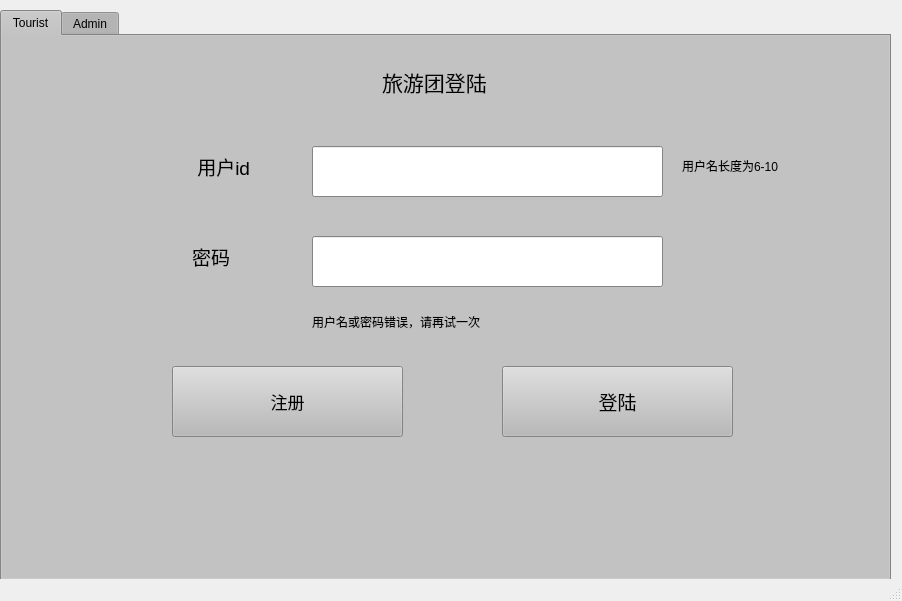
<?xml version="1.0" encoding="UTF-8"?>
<ui version="4.0">
 <class>MainWindow</class>
 <widget class="QMainWindow" name="MainWindow">
  <property name="geometry">
   <rect>
    <x>0</x>
    <y>0</y>
    <width>902</width>
    <height>601</height>
   </rect>
  </property>
  <property name="windowTitle">
   <string>SBSystem</string>
  </property>
  <widget class="QWidget" name="centralWidget">
   <widget class="QTabWidget" name="tabWidget">
    <property name="enabled">
     <bool>true</bool>
    </property>
    <property name="geometry">
     <rect>
      <x>0</x>
      <y>10</y>
      <width>891</width>
      <height>571</height>
     </rect>
    </property>
    <property name="palette">
     <palette>
      <active>
       <colorrole role="WindowText">
        <brush brushstyle="SolidPattern">
         <color alpha="255">
          <red>0</red>
          <green>0</green>
          <blue>0</blue>
         </color>
        </brush>
       </colorrole>
       <colorrole role="Button">
        <brush brushstyle="SolidPattern">
         <color alpha="255">
          <red>185</red>
          <green>185</green>
          <blue>185</blue>
         </color>
        </brush>
       </colorrole>
       <colorrole role="Light">
        <brush brushstyle="SolidPattern">
         <color alpha="255">
          <red>255</red>
          <green>255</green>
          <blue>255</blue>
         </color>
        </brush>
       </colorrole>
       <colorrole role="Midlight">
        <brush brushstyle="SolidPattern">
         <color alpha="255">
          <red>220</red>
          <green>220</green>
          <blue>220</blue>
         </color>
        </brush>
       </colorrole>
       <colorrole role="Dark">
        <brush brushstyle="SolidPattern">
         <color alpha="255">
          <red>92</red>
          <green>92</green>
          <blue>92</blue>
         </color>
        </brush>
       </colorrole>
       <colorrole role="Mid">
        <brush brushstyle="SolidPattern">
         <color alpha="255">
          <red>123</red>
          <green>123</green>
          <blue>123</blue>
         </color>
        </brush>
       </colorrole>
       <colorrole role="Text">
        <brush brushstyle="SolidPattern">
         <color alpha="255">
          <red>0</red>
          <green>0</green>
          <blue>0</blue>
         </color>
        </brush>
       </colorrole>
       <colorrole role="BrightText">
        <brush brushstyle="SolidPattern">
         <color alpha="255">
          <red>255</red>
          <green>255</green>
          <blue>255</blue>
         </color>
        </brush>
       </colorrole>
       <colorrole role="ButtonText">
        <brush brushstyle="SolidPattern">
         <color alpha="255">
          <red>0</red>
          <green>0</green>
          <blue>0</blue>
         </color>
        </brush>
       </colorrole>
       <colorrole role="Base">
        <brush brushstyle="SolidPattern">
         <color alpha="255">
          <red>255</red>
          <green>255</green>
          <blue>255</blue>
         </color>
        </brush>
       </colorrole>
       <colorrole role="Window">
        <brush brushstyle="SolidPattern">
         <color alpha="255">
          <red>185</red>
          <green>185</green>
          <blue>185</blue>
         </color>
        </brush>
       </colorrole>
       <colorrole role="Shadow">
        <brush brushstyle="SolidPattern">
         <color alpha="255">
          <red>0</red>
          <green>0</green>
          <blue>0</blue>
         </color>
        </brush>
       </colorrole>
       <colorrole role="AlternateBase">
        <brush brushstyle="SolidPattern">
         <color alpha="255">
          <red>220</red>
          <green>220</green>
          <blue>220</blue>
         </color>
        </brush>
       </colorrole>
       <colorrole role="ToolTipBase">
        <brush brushstyle="SolidPattern">
         <color alpha="255">
          <red>255</red>
          <green>255</green>
          <blue>220</blue>
         </color>
        </brush>
       </colorrole>
       <colorrole role="ToolTipText">
        <brush brushstyle="SolidPattern">
         <color alpha="255">
          <red>0</red>
          <green>0</green>
          <blue>0</blue>
         </color>
        </brush>
       </colorrole>
      </active>
      <inactive>
       <colorrole role="WindowText">
        <brush brushstyle="SolidPattern">
         <color alpha="255">
          <red>0</red>
          <green>0</green>
          <blue>0</blue>
         </color>
        </brush>
       </colorrole>
       <colorrole role="Button">
        <brush brushstyle="SolidPattern">
         <color alpha="255">
          <red>185</red>
          <green>185</green>
          <blue>185</blue>
         </color>
        </brush>
       </colorrole>
       <colorrole role="Light">
        <brush brushstyle="SolidPattern">
         <color alpha="255">
          <red>255</red>
          <green>255</green>
          <blue>255</blue>
         </color>
        </brush>
       </colorrole>
       <colorrole role="Midlight">
        <brush brushstyle="SolidPattern">
         <color alpha="255">
          <red>220</red>
          <green>220</green>
          <blue>220</blue>
         </color>
        </brush>
       </colorrole>
       <colorrole role="Dark">
        <brush brushstyle="SolidPattern">
         <color alpha="255">
          <red>92</red>
          <green>92</green>
          <blue>92</blue>
         </color>
        </brush>
       </colorrole>
       <colorrole role="Mid">
        <brush brushstyle="SolidPattern">
         <color alpha="255">
          <red>123</red>
          <green>123</green>
          <blue>123</blue>
         </color>
        </brush>
       </colorrole>
       <colorrole role="Text">
        <brush brushstyle="SolidPattern">
         <color alpha="255">
          <red>0</red>
          <green>0</green>
          <blue>0</blue>
         </color>
        </brush>
       </colorrole>
       <colorrole role="BrightText">
        <brush brushstyle="SolidPattern">
         <color alpha="255">
          <red>255</red>
          <green>255</green>
          <blue>255</blue>
         </color>
        </brush>
       </colorrole>
       <colorrole role="ButtonText">
        <brush brushstyle="SolidPattern">
         <color alpha="255">
          <red>0</red>
          <green>0</green>
          <blue>0</blue>
         </color>
        </brush>
       </colorrole>
       <colorrole role="Base">
        <brush brushstyle="SolidPattern">
         <color alpha="255">
          <red>255</red>
          <green>255</green>
          <blue>255</blue>
         </color>
        </brush>
       </colorrole>
       <colorrole role="Window">
        <brush brushstyle="SolidPattern">
         <color alpha="255">
          <red>185</red>
          <green>185</green>
          <blue>185</blue>
         </color>
        </brush>
       </colorrole>
       <colorrole role="Shadow">
        <brush brushstyle="SolidPattern">
         <color alpha="255">
          <red>0</red>
          <green>0</green>
          <blue>0</blue>
         </color>
        </brush>
       </colorrole>
       <colorrole role="AlternateBase">
        <brush brushstyle="SolidPattern">
         <color alpha="255">
          <red>220</red>
          <green>220</green>
          <blue>220</blue>
         </color>
        </brush>
       </colorrole>
       <colorrole role="ToolTipBase">
        <brush brushstyle="SolidPattern">
         <color alpha="255">
          <red>255</red>
          <green>255</green>
          <blue>220</blue>
         </color>
        </brush>
       </colorrole>
       <colorrole role="ToolTipText">
        <brush brushstyle="SolidPattern">
         <color alpha="255">
          <red>0</red>
          <green>0</green>
          <blue>0</blue>
         </color>
        </brush>
       </colorrole>
      </inactive>
      <disabled>
       <colorrole role="WindowText">
        <brush brushstyle="SolidPattern">
         <color alpha="255">
          <red>92</red>
          <green>92</green>
          <blue>92</blue>
         </color>
        </brush>
       </colorrole>
       <colorrole role="Button">
        <brush brushstyle="SolidPattern">
         <color alpha="255">
          <red>185</red>
          <green>185</green>
          <blue>185</blue>
         </color>
        </brush>
       </colorrole>
       <colorrole role="Light">
        <brush brushstyle="SolidPattern">
         <color alpha="255">
          <red>255</red>
          <green>255</green>
          <blue>255</blue>
         </color>
        </brush>
       </colorrole>
       <colorrole role="Midlight">
        <brush brushstyle="SolidPattern">
         <color alpha="255">
          <red>220</red>
          <green>220</green>
          <blue>220</blue>
         </color>
        </brush>
       </colorrole>
       <colorrole role="Dark">
        <brush brushstyle="SolidPattern">
         <color alpha="255">
          <red>92</red>
          <green>92</green>
          <blue>92</blue>
         </color>
        </brush>
       </colorrole>
       <colorrole role="Mid">
        <brush brushstyle="SolidPattern">
         <color alpha="255">
          <red>123</red>
          <green>123</green>
          <blue>123</blue>
         </color>
        </brush>
       </colorrole>
       <colorrole role="Text">
        <brush brushstyle="SolidPattern">
         <color alpha="255">
          <red>92</red>
          <green>92</green>
          <blue>92</blue>
         </color>
        </brush>
       </colorrole>
       <colorrole role="BrightText">
        <brush brushstyle="SolidPattern">
         <color alpha="255">
          <red>255</red>
          <green>255</green>
          <blue>255</blue>
         </color>
        </brush>
       </colorrole>
       <colorrole role="ButtonText">
        <brush brushstyle="SolidPattern">
         <color alpha="255">
          <red>92</red>
          <green>92</green>
          <blue>92</blue>
         </color>
        </brush>
       </colorrole>
       <colorrole role="Base">
        <brush brushstyle="SolidPattern">
         <color alpha="255">
          <red>185</red>
          <green>185</green>
          <blue>185</blue>
         </color>
        </brush>
       </colorrole>
       <colorrole role="Window">
        <brush brushstyle="SolidPattern">
         <color alpha="255">
          <red>185</red>
          <green>185</green>
          <blue>185</blue>
         </color>
        </brush>
       </colorrole>
       <colorrole role="Shadow">
        <brush brushstyle="SolidPattern">
         <color alpha="255">
          <red>0</red>
          <green>0</green>
          <blue>0</blue>
         </color>
        </brush>
       </colorrole>
       <colorrole role="AlternateBase">
        <brush brushstyle="SolidPattern">
         <color alpha="255">
          <red>185</red>
          <green>185</green>
          <blue>185</blue>
         </color>
        </brush>
       </colorrole>
       <colorrole role="ToolTipBase">
        <brush brushstyle="SolidPattern">
         <color alpha="255">
          <red>255</red>
          <green>255</green>
          <blue>220</blue>
         </color>
        </brush>
       </colorrole>
       <colorrole role="ToolTipText">
        <brush brushstyle="SolidPattern">
         <color alpha="255">
          <red>0</red>
          <green>0</green>
          <blue>0</blue>
         </color>
        </brush>
       </colorrole>
      </disabled>
     </palette>
    </property>
    <property name="font">
     <font>
      <family>Arial</family>
      <pointsize>9</pointsize>
     </font>
    </property>
    <property name="currentIndex">
     <number>0</number>
    </property>
    <widget class="QWidget" name="tourist">
     <attribute name="title">
      <string>Tourist</string>
     </attribute>
     <widget class="QLabel" name="label_5">
      <property name="geometry">
       <rect>
        <x>190</x>
        <y>110</y>
        <width>101</width>
        <height>41</height>
       </rect>
      </property>
      <property name="font">
       <font>
        <pointsize>14</pointsize>
       </font>
      </property>
      <property name="text">
       <string> 用户id</string>
      </property>
     </widget>
     <widget class="QLabel" name="label_6">
      <property name="geometry">
       <rect>
        <x>190</x>
        <y>200</y>
        <width>101</width>
        <height>41</height>
       </rect>
      </property>
      <property name="font">
       <font>
        <pointsize>14</pointsize>
       </font>
      </property>
      <property name="text">
       <string>密码</string>
      </property>
     </widget>
     <widget class="QPushButton" name="cancel_3">
      <property name="geometry">
       <rect>
        <x>170</x>
        <y>330</y>
        <width>231</width>
        <height>71</height>
       </rect>
      </property>
      <property name="font">
       <font>
        <family>微软雅黑</family>
        <pointsize>13</pointsize>
       </font>
      </property>
      <property name="text">
       <string>注册</string>
      </property>
     </widget>
     <widget class="QPushButton" name="touristlogin">
      <property name="geometry">
       <rect>
        <x>500</x>
        <y>330</y>
        <width>231</width>
        <height>71</height>
       </rect>
      </property>
      <property name="font">
       <font>
        <family>微软雅黑</family>
        <pointsize>14</pointsize>
       </font>
      </property>
      <property name="text">
       <string>登陆</string>
      </property>
     </widget>
     <widget class="QLabel" name="label_3">
      <property name="geometry">
       <rect>
        <x>380</x>
        <y>20</y>
        <width>331</width>
        <height>51</height>
       </rect>
      </property>
      <property name="font">
       <font>
        <family>微软雅黑</family>
        <pointsize>16</pointsize>
       </font>
      </property>
      <property name="text">
       <string>旅游团登陆</string>
      </property>
     </widget>
     <widget class="QLabel" name="warn">
      <property name="enabled">
       <bool>true</bool>
      </property>
      <property name="geometry">
       <rect>
        <x>310</x>
        <y>270</y>
        <width>271</width>
        <height>31</height>
       </rect>
      </property>
      <property name="font">
       <font>
        <family>Arial</family>
       </font>
      </property>
      <property name="text">
       <string>用户名或密码错误，请再试一次</string>
      </property>
     </widget>
     <widget class="QLineEdit" name="tpasswd">
      <property name="geometry">
       <rect>
        <x>310</x>
        <y>200</y>
        <width>351</width>
        <height>51</height>
       </rect>
      </property>
      <property name="font">
       <font>
        <pointsize>11</pointsize>
       </font>
      </property>
     </widget>
     <widget class="QLabel" name="tprompt">
      <property name="geometry">
       <rect>
        <x>680</x>
        <y>120</y>
        <width>171</width>
        <height>20</height>
       </rect>
      </property>
      <property name="text">
       <string>用户名长度为6-10</string>
      </property>
     </widget>
     <widget class="QLineEdit" name="tusername">
      <property name="geometry">
       <rect>
        <x>310</x>
        <y>110</y>
        <width>351</width>
        <height>51</height>
       </rect>
      </property>
      <property name="font">
       <font>
        <pointsize>12</pointsize>
       </font>
      </property>
      <property name="maxLength">
       <number>10</number>
      </property>
      <property name="cursorPosition">
       <number>0</number>
      </property>
     </widget>
    </widget>
    <widget class="QWidget" name="admin">
     <attribute name="title">
      <string>Admin</string>
     </attribute>
     <widget class="QPushButton" name="adminlogin">
      <property name="geometry">
       <rect>
        <x>300</x>
        <y>350</y>
        <width>231</width>
        <height>71</height>
       </rect>
      </property>
      <property name="font">
       <font>
        <family>微软雅黑</family>
        <pointsize>14</pointsize>
       </font>
      </property>
      <property name="text">
       <string>登陆</string>
      </property>
     </widget>
     <widget class="QLabel" name="label">
      <property name="geometry">
       <rect>
        <x>160</x>
        <y>110</y>
        <width>101</width>
        <height>41</height>
       </rect>
      </property>
      <property name="font">
       <font>
        <pointsize>14</pointsize>
       </font>
      </property>
      <property name="text">
       <string>  管理员id</string>
      </property>
     </widget>
     <widget class="QLabel" name="label_2">
      <property name="geometry">
       <rect>
        <x>160</x>
        <y>200</y>
        <width>101</width>
        <height>41</height>
       </rect>
      </property>
      <property name="font">
       <font>
        <pointsize>14</pointsize>
       </font>
      </property>
      <property name="text">
       <string> 密码</string>
      </property>
      <property name="alignment">
       <set>Qt::AlignCenter</set>
      </property>
     </widget>
     <widget class="QLabel" name="label_4">
      <property name="geometry">
       <rect>
        <x>340</x>
        <y>40</y>
        <width>331</width>
        <height>51</height>
       </rect>
      </property>
      <property name="font">
       <font>
        <family>微软雅黑</family>
        <pointsize>16</pointsize>
       </font>
      </property>
      <property name="text">
       <string> 管理员登陆</string>
      </property>
     </widget>
     <widget class="QLabel" name="warn_2">
      <property name="enabled">
       <bool>true</bool>
      </property>
      <property name="geometry">
       <rect>
        <x>280</x>
        <y>270</y>
        <width>271</width>
        <height>31</height>
       </rect>
      </property>
      <property name="font">
       <font>
        <family>Arial</family>
       </font>
      </property>
      <property name="text">
       <string>用户名或密码错误，请再试一次</string>
      </property>
     </widget>
     <widget class="QLineEdit" name="apasswd">
      <property name="geometry">
       <rect>
        <x>280</x>
        <y>200</y>
        <width>351</width>
        <height>51</height>
       </rect>
      </property>
      <property name="font">
       <font>
        <pointsize>11</pointsize>
       </font>
      </property>
     </widget>
     <widget class="QLabel" name="aprompt">
      <property name="geometry">
       <rect>
        <x>650</x>
        <y>130</y>
        <width>171</width>
        <height>20</height>
       </rect>
      </property>
      <property name="text">
       <string>用户名长度为6-10</string>
      </property>
     </widget>
     <widget class="QLineEdit" name="ausername">
      <property name="geometry">
       <rect>
        <x>280</x>
        <y>110</y>
        <width>351</width>
        <height>51</height>
       </rect>
      </property>
      <property name="font">
       <font>
        <pointsize>12</pointsize>
       </font>
      </property>
      <property name="maxLength">
       <number>10</number>
      </property>
     </widget>
    </widget>
   </widget>
  </widget>
  <widget class="QStatusBar" name="statusBar"/>
 </widget>
 <layoutdefault spacing="6" margin="11"/>
 <resources/>
 <connections/>
</ui>
